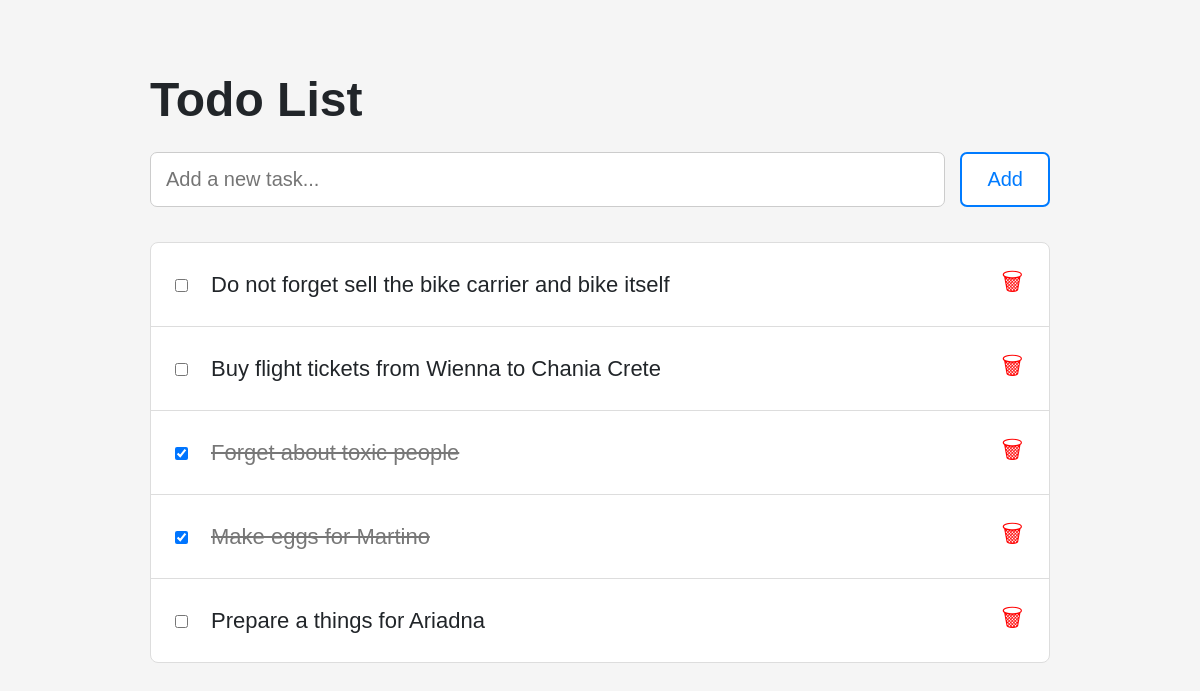
Before: / with the older database file.
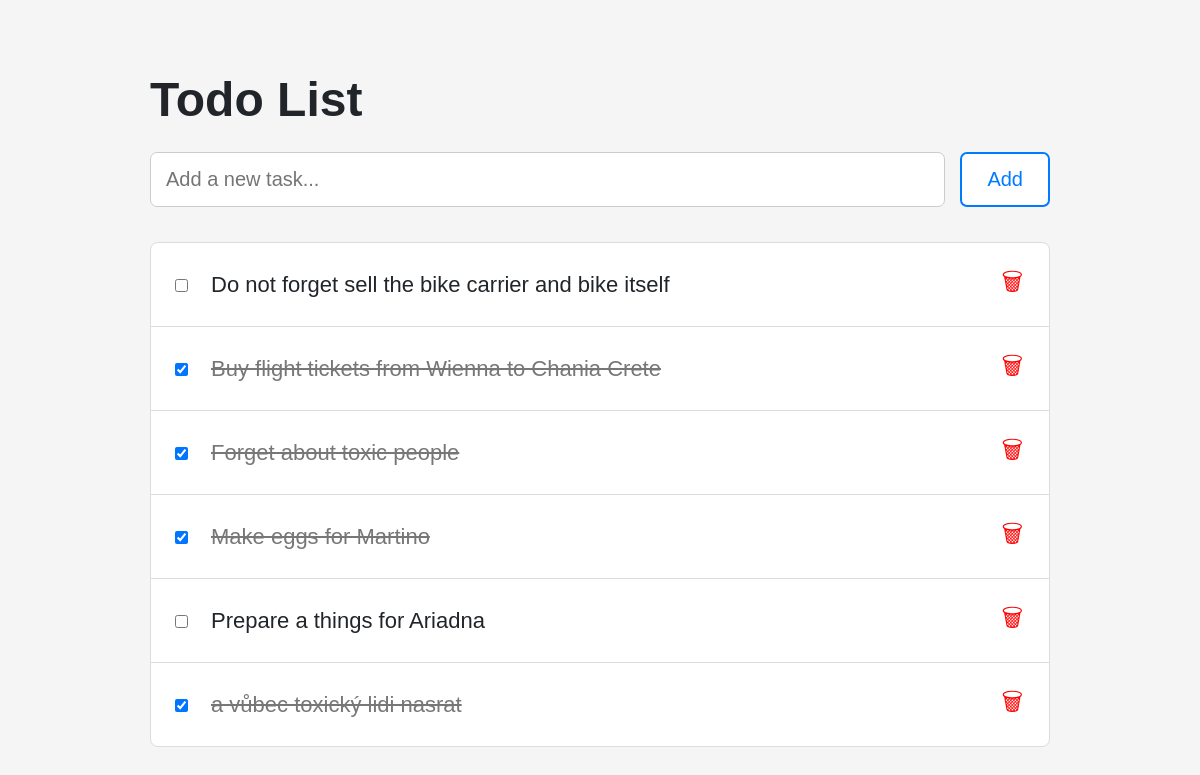
After: the same page with the newer database file.
### tables this page shows
CREATE TABLE todos (
            id INTEGER PRIMARY KEY AUTOINCREMENT,
            task TEXT NOT NULL,
            done INTEGER DEFAULT 0
        );

### app.py (the view)
@app.route("/")
def index():
    conn = get_db()
    todos = conn.execute("SELECT * FROM todos").fetchall()
    conn.close()
    return render_template("index.html", todos=todos)

### app.py (called while the page is built)
def get_db():
    conn = sqlite3.connect(DATABASE)
    conn.row_factory = sqlite3.Row
    return conn

### templates/index.html (shortened to what this page needs)
<!DOCTYPE html>
<html lang="cs">
<head>
    <link rel="stylesheet"
          href="{{ url_for('static', filename='style.css') }}">
</head>
<body>
    <div class="container">
        <h1>Todo List</h1>
        <form action="/add" method="POST" class="add-form">
            <input
                type="text"
                name="task"
                placeholder="Add a new task..."
                required
            >
            <button type="submit">Add</button>
        </form>
        <div class="todo-list">
            {% for todo in todos %}
            <div class="todo-item">
                <form action="/toggle/{{ todo.id }}" method="POST">
                    <input
                        type="checkbox"
                        onchange="this.form.submit()"
                        {% if todo.done %}checked{% endif %}
                    >
                </form>
                <span class="{% if todo.done %}completed{% endif %}">
                    {{ todo.task }}
                </span>
                <form action="/delete/{{ todo.id }}" method="POST">
                    <button class="delete-btn" type="submit">
                        🗑
                    </button>
                </form>
            </div>
            {% endfor %}
        </div>
    </div>
</body>
</html>

### static/style.css (style rules this page uses)
body { font-family: Arial, sans-serif; background: #f5f5f5; margin: 0; padding: 40px; color: #212529; }
.container { max-width: 900px; margin: auto; }
h1 { font-size: 48px; margin-bottom: 25px; }
.add-form { display: flex; gap: 15px; margin-bottom: 35px; }
.add-form input { flex: 1; padding: 15px; font-size: 20px; border: 1px solid #ccc; border-radius: 7px; }
.add-form button { padding: 12px 25px; font-size: 20px; background: white; color: #007bff; border: 2px solid #007bff; border-radius: 7px; cursor: pointer; }
.todo-list { background: white; border: 1px solid #ddd; border-radius: 8px; }
.todo-item { display: flex; align-items: center; gap: 20px; padding: 20px; border-bottom: 1px solid #ddd; font-size: 22px; }
.todo-item:last-child { border-bottom: none; }
.todo-item span { flex: 1; }
.completed { text-decoration: line-through; color: #777; }
.delete-btn { background: none; border: none; color: red; font-size: 24px; cursor: pointer; }

Changed rows visible on the page:
changed todos "Buy flight tickets from Wienna to Chania Crete": done "☐" → "☑"
added todos: done "☑", task "a vůbec toxický lidi nasrat"
